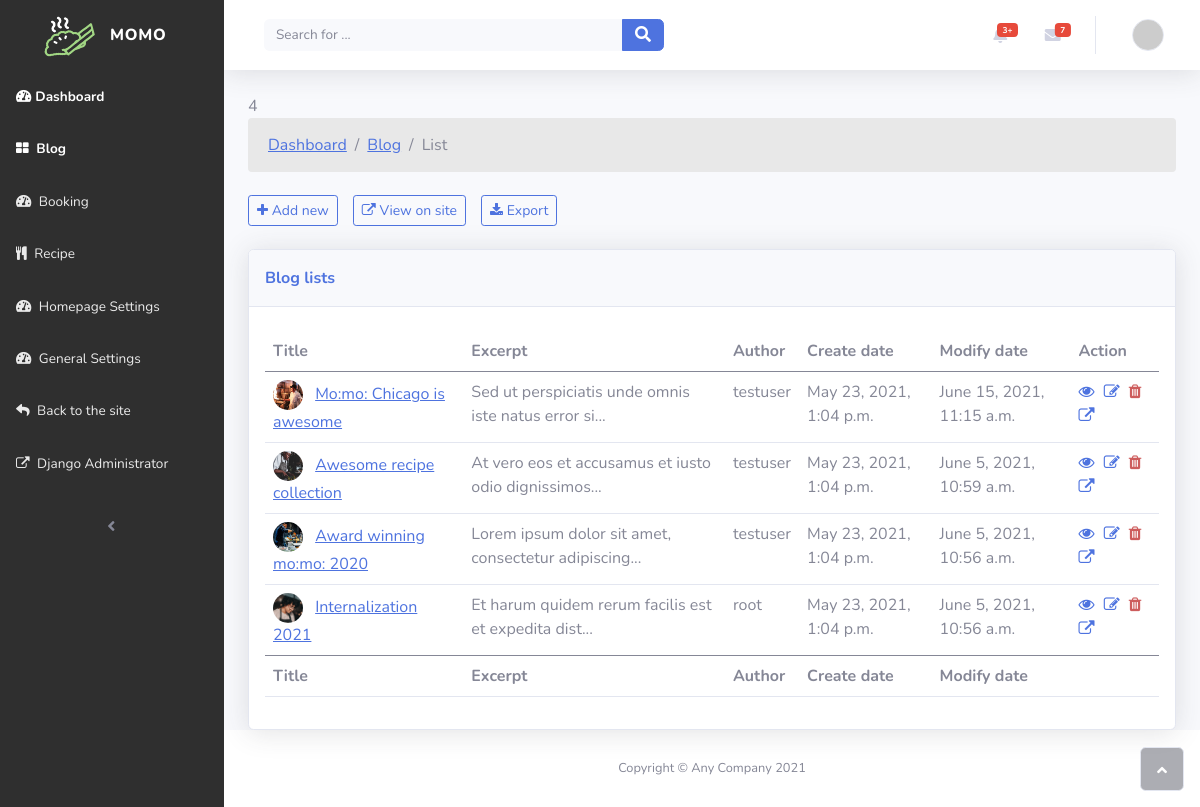
The page /dashboard/blog/ on the database its author committed.
### blogs/models.py (models this page shows, shortened)
class Blog(Authorable, TimeStampedModel, BlogTitleAbstractModel):
    id = models.UUIDField(primary_key=True, default=uuid.uuid4, editable=False)
    excerpt = models.TextField(max_length=200, blank=True)
    content = models.TextField(blank=True)
    image = models.ImageField(upload_to='', default='default.png', blank=True)
    image_url = models.CharField(max_length=200, blank=True)

### blogs/views.py (the view)
# urls.py: path('blog/', DashboardBlogListView.as_view(), name='blog_list'),
class DashboardBlogListView(generic.ListView):
    model = Blog
    template_name = 'blogs/dashboard/list.html'
    fields = '_all_'
    context_object_name = 'blog'

### blogs/templatetags/custom_tags.py (called while the page is built)
@register.simple_tag
def simple_count():
    return Blog.objects.count()

### blogs/templates/blogs/dashboard/list.html (shortened to what this page needs)
{% extends 'dashboard.html' %}
{% load custom_tags %}
{% load static %}
{% block content %}
{% simple_count %}
<div class="dashboard-list">
    <nav aria-label="breadcrumb" class="breadcrumb-nav">
        <ol class="breadcrumb">
            <li class="breadcrumb-item"><a href="#">Dashboard</a></li>
            <li class="breadcrumb-item"><a href="#">Blog</a></li>
            <li class="breadcrumb-item active" aria-current="page">List</li>
        </ol>
    </nav>
    <nav class="navbar navbar-action">
        <a class="btn btn-sm btn-outline-primary"
           href="{% url 'dashboard:blog_create' %}">
            <i class="fa fa-plus"></i>{{' Add new'}}
        </a>
        <a class="btn btn-sm btn-outline-primary"
           href="{% url 'website:blog_list' %}"
           target="_blank">
            <i class="fa fa-external-link"></i>{{' View on site'}}
        </a>
        <button class="btn btn-sm btn-outline-primary" type="button">
            <i class="fa fa-download"></i>{{' Export'}}
        </button>
    </nav>
    <div class="card shadow">
        <div class="card-header py-3">
            <p class="text-primary m-0 fw-bold">
                Blog lists
            </p>
        </div>
        <div class="card-body">
            <div class="table-responsive table mt-2"
                 id="dataTable"
                 role="grid"
                 aria-describedby="dataTable_info">
                <table class="table my-0" id="dataTable">
                    <thead>
                    <tr>
                        <th>Title</th>
                        <th>Excerpt</th>
                        <th>Author</th>
                        <th>Create date</th>
                        <th>Modify date</th>
                        <th>Action</th>
                    </tr>
                    </thead>
                    <tbody>
                    {% for post in blog %}
                    <tr>
                        <td>
                            <img class="rounded-circle me-2"
                                 width="30"
                                 height="30"
                                 src="{% static 'images/' %}{{post.image_url}}"
                                 alt={{ post.title }}>
                            <a href="{% url 'dashboard:blog_detail' post.id %}">
                                {{post.title}}
                            </a>
                        </td>
                        <td>{{ post.excerpt|slice:":50"}}{{'...'}}</td>
                        <td>{{ post.author }}</td>
                        <td>{{ post.created }}</td>
                        <td>{{ post.modified }}</td>
                        <td class="action">
                            <a href="{% url 'dashboard:blog_detail' post.id %}"
                               title="View"><i class="fa fa-eye" aria-hidden="true"></i></a>
                            <a href="{% url 'dashboard:blog_update' post.id %}"
                               title="Update"><i class="fa fa-pencil-square-o"></i></a>
                            <a href="{% url 'dashboard:blog_delete' post.id %}"
                               title="Delete"><i class="fa fa-trash"></i></a>
                            <a href="{% url 'website:blog_detail' post.id %}"
                               title="View on site"
                               target="_blank">
                                <i class="fa fa-external-link"></i></a>
                        </td>
                    </tr>
                    {% endfor %}
                    </tbody>
                    <tfoot>
                    <tr>
                        <th>Title</th>
                        <th>Excerpt</th>
                        <th>Author</th>
                        <th>Create date</th>
                        <th>Modify date</th>
                    </tr>
                    </tfoot>
                </table>
            </div>
        </div>
    </div>
</div>
{% endblock %}

### static/dashboard/css/style.css (style rules this page uses)
.fa-trash { color: indianred; }
.dashboard-list tbody img { width: 30px; height: 30px; }
.breadcrumb-nav { background: #e8e8e8; padding: 15px 20px; border-radius: 4px; margin-bottom: 15px; }
.breadcrumb-nav ol { margin: 0; }
.navbar-action { display: flex; justify-content: left; margin-bottom: 15px; }
.navbar-action .btn { margin-right: 15px; }
.action a { margin-right: 5px; }

### rows shown on the page
Blog: image_url (picture), title "Mo:mo: Chicago is awesome", excerpt "Sed ut perspiciatis unde omnis iste natus error si", value "...", author "testuser", created "May 23, 2021, 1:04 p.m.", modified "June 15, 2021, 11:15 a.m."
Blog: image_url (picture), title "Awesome recipe collection", excerpt "At vero eos et accusamus et iusto odio dignissimos", value "...", author "testuser", created "May 23, 2021, 1:04 p.m.", modified "June 5, 2021, 10:59 a.m."
Blog: image_url (picture), title "Award winning mo:mo: 2020", excerpt "Lorem ipsum dolor sit amet, consectetur adipiscing", value "...", author "testuser", created "May 23, 2021, 1:04 p.m.", modified "June 5, 2021, 10:56 a.m."
Blog: image_url (picture), title "Internalization 2021", excerpt "Et harum quidem rerum facilis est et expedita dist", value "...", author "root", created "May 23, 2021, 1:04 p.m.", modified "June 5, 2021, 10:56 a.m."

### other values the page prints
{{ ' Add new' }} "Add new"
{{ ' View on site' }} "View on site"
{{ ' Export' }} "Export"
